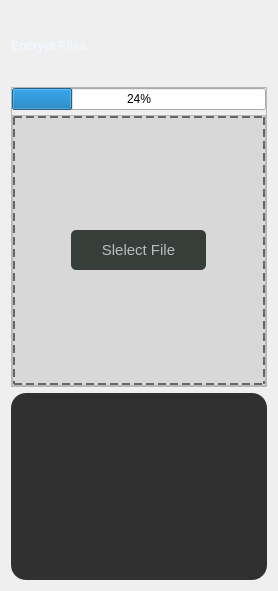
          <widget class="QWidget" name="encryptpage">
           <layout class="QGridLayout" name="gridLayout_3">
            <item row="3" column="0" colspan="2">
             <widget class="QTextEdit" name="dcrypt_logs">
              <property name="maximumSize">
               <size>
                <width>682</width>
                <height>187</height>
               </size>
              </property>
              <property name="styleSheet">
               <string notr="true">background:rgba(0,0,0,0.8);
border-radius:15px;
color:rgba(255, 255, 255, 0.8);
font: 11pt &quot;Segoe UI&quot;;</string>
              </property>
             </widget>
            </item>
            <item row="1" column="0" colspan="2">
             <widget class="QFrame" name="encrypt_file_upload_progress_bar">
              <property name="minimumSize">
               <size>
                <width>0</width>
                <height>300</height>
               </size>
              </property>
              <property name="styleSheet">
               <string notr="true">QPushButton {
		text-align:center;
color:rgba(240, 247, 255,0.7);
         font-size:15px;
		padding-left: 15px;
padding: 7px 10px;
border:none;
background-color: rgba(55, 61, 56, 1);
}

QPushButton:hover {
background-color:rgba(240, 247, 255,0.1);
}</string>
              </property>
              <property name="frameShape">
               <enum>QFrame::Shape::StyledPanel</enum>
              </property>
              <property name="frameShadow">
               <enum>QFrame::Shadow::Raised</enum>
              </property>
              <layout class="QGridLayout" name="gridLayout_4">
               <property name="leftMargin">
                <number>0</number>
               </property>
               <property name="topMargin">
                <number>0</number>
               </property>
               <property name="rightMargin">
                <number>0</number>
               </property>
               <property name="bottomMargin">
                <number>0</number>
               </property>
               <property name="horizontalSpacing">
                <number>0</number>
               </property>
               <property name="verticalSpacing">
                <number>5</number>
               </property>
               <item row="1" column="0">
                <widget class="QProgressBar" name="progressBar">
                 <property name="value">
                  <number>24</number>
                 </property>
                </widget>
               </item>
               <item row="2" column="0">
                <widget class="QFrame" name="frame_3">
                 <property name="frameShape">
                  <enum>QFrame::Shape::StyledPanel</enum>
                 </property>
                 <property name="frameShadow">
                  <enum>QFrame::Shadow::Raised</enum>
                 </property>
                 <layout class="QGridLayout" name="gridLayout_5">
                  <property name="leftMargin">
                   <number>0</number>
                  </property>
                  <property name="topMargin">
                   <number>0</number>
                  </property>
                  <property name="rightMargin">
                   <number>0</number>
                  </property>
                  <property name="bottomMargin">
                   <number>0</number>
                  </property>
                  <property name="spacing">
                   <number>0</number>
                  </property>
                  <item row="0" column="0">
                   <widget class="QFrame" name="frame_4">
                    <property name="styleSheet">
                     <string notr="true">QFrame {
background: rgba(0,0,0,0.1);
border: 2px dashed rgba(102, 102, 102, 1);

}</string>
                    </property>
                    <property name="frameShape">
                     <enum>QFrame::Shape::StyledPanel</enum>
                    </property>
                    <property name="frameShadow">
                     <enum>QFrame::Shadow::Raised</enum>
                    </property>
                    <layout class="QGridLayout" name="gridLayout_6">
                     <item row="1" column="0">
                      <widget class="QPushButton" name="dcrypt_select_file">
                       <property name="minimumSize">
                        <size>
                         <width>135</width>
                         <height>0</height>
                        </size>
                       </property>
                       <property name="maximumSize">
                        <size>
                         <width>135</width>
                         <height>40</height>
                        </size>
                       </property>
                       <property name="styleSheet">
                        <string notr="true">border-radius:5px;</string>
                       </property>
                       <property name="text">
                        <string>Slelect File</string>
                       </property>
                       <property name="checkable">
                        <bool>true</bool>
                       </property>
                       <property name="autoExclusive">
                        <bool>true</bool>
                       </property>
                      </widget>
                     </item>
                    </layout>
                   </widget>
                  </item>
                 </layout>
                </widget>
               </item>
              </layout>
             </widget>
            </item>
            <item row="0" column="0" colspan="2">
             <widget class="QLabel" name="label_21">
              <property name="minimumSize">
               <size>
                <width>0</width>
                <height>70</height>
               </size>
              </property>
              <property name="maximumSize">
               <size>
                <width>16777215</width>
                <height>70</height>
               </size>
              </property>
              <property name="styleSheet">
               <string notr="true">font: 16pt &quot;Segoe UI&quot;;
color:rgb(240, 247, 255);
background:transparent;
font-weight:bold;</string>
              </property>
              <property name="text">
               <string>Encrypt Files</string>
              </property>
             </widget>
            </item>
           </layout>
          </widget>
